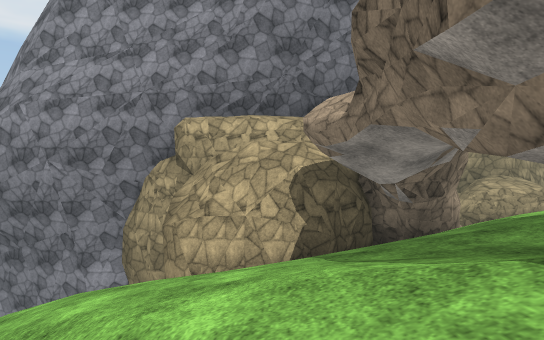
view 1 (above)

17 first-person views from a walk through a 3-D level made in the Unity game engine. The camera is 1.5 m above the floor, tilts 2° down and sees 75° across. The floor is counted in squares, 2 m on a side. Each view is taken from the middle of a square. On the plan, view 1 faces up. The plan holds only what a view shows up to about 11 squares ahead; the rest is blank. The place goes on beyond the plan. The player character is not drawn. Some surface patterns are stand-ins.

view 2
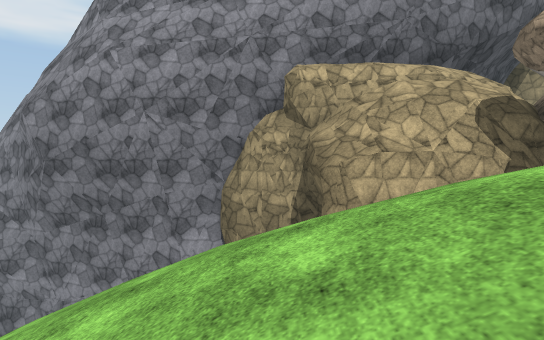

view 3
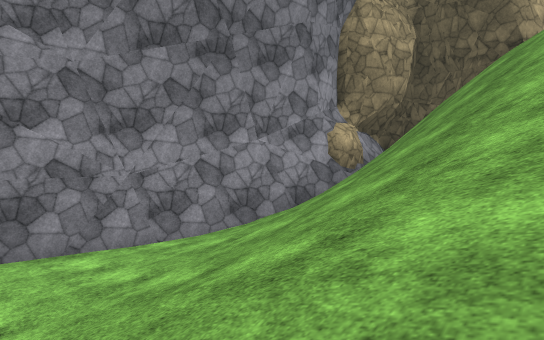

view 4
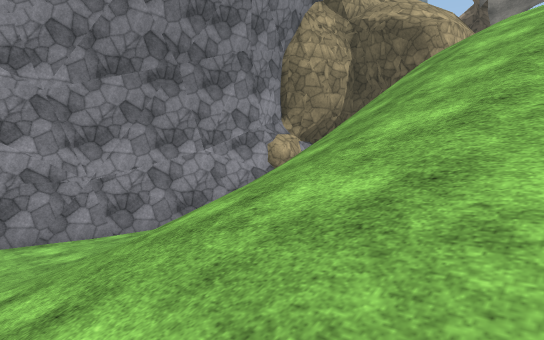

view 5
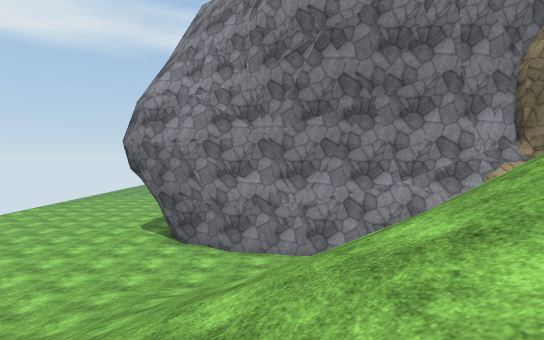

view 6
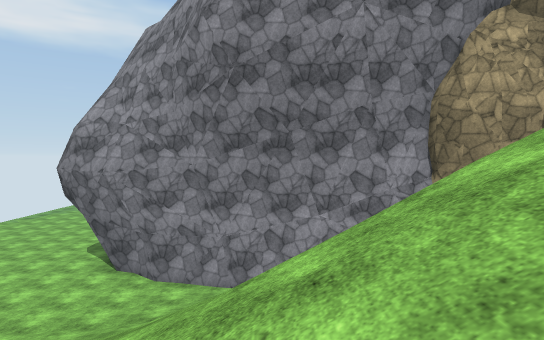

view 7
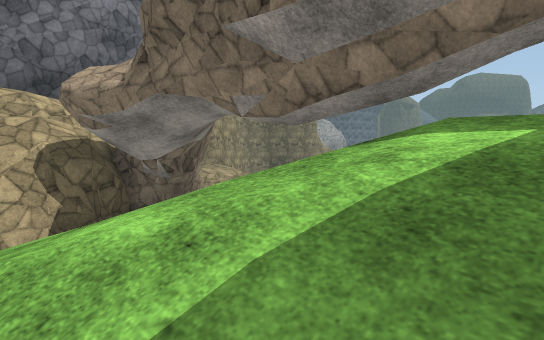

view 8
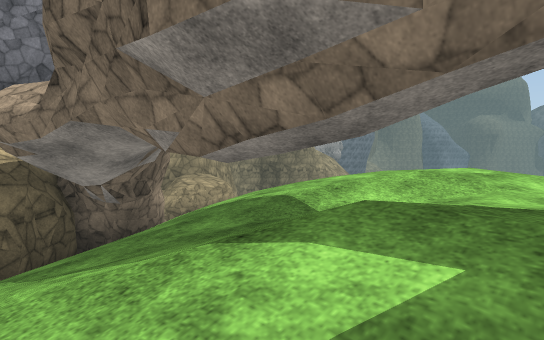

view 9
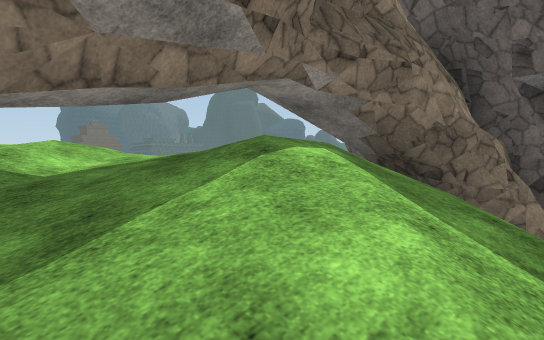

view 10
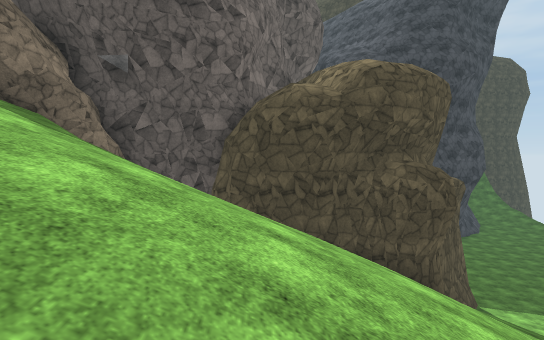

view 11
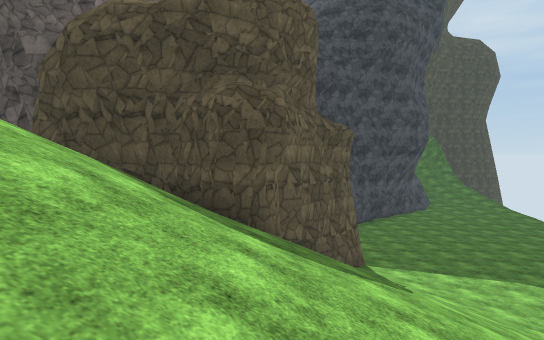

view 12
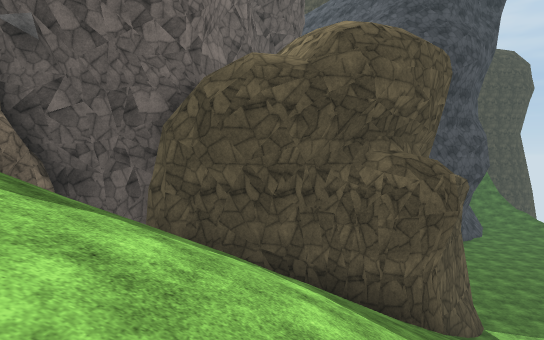

view 13
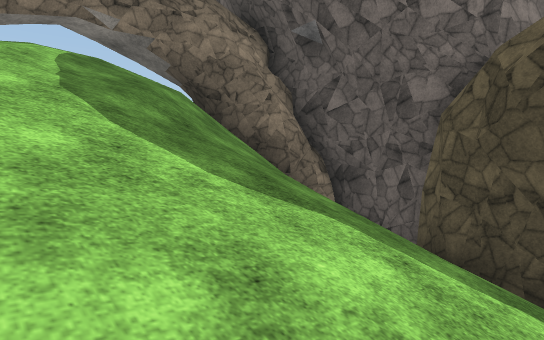

view 14
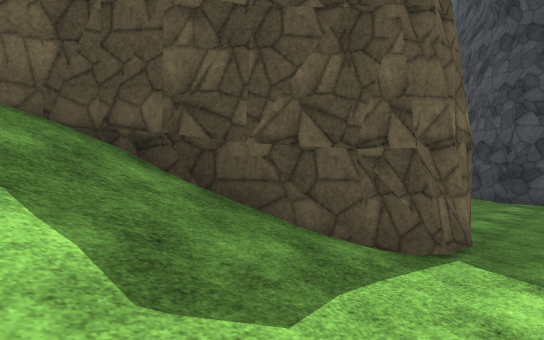

view 15
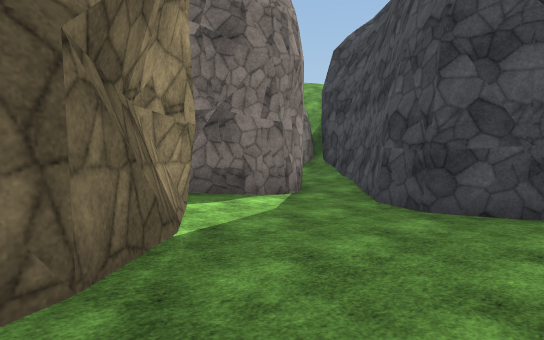

view 16
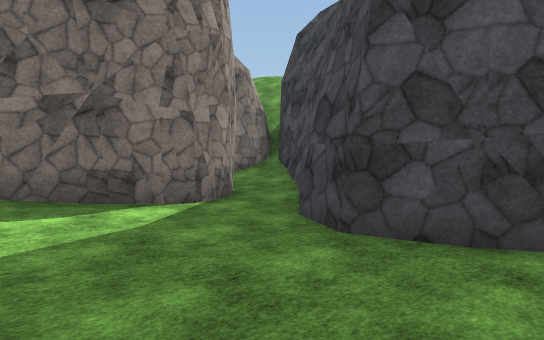

view 17
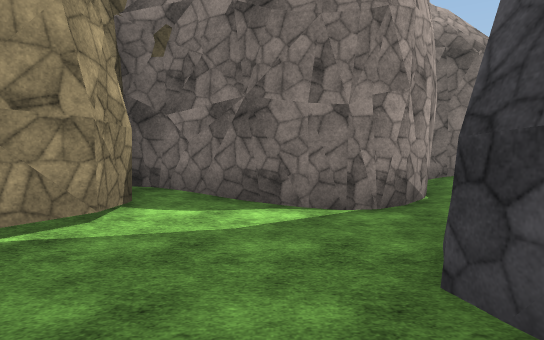

### Floor plan
Key: @ floor where view 1 was taken; # wall or solid block; . main floor; : floor 0.5 m higher than the main floor; + floor 0.75 m higher than the main floor; * floor 12.5 m higher than the main floor; % floor 12.75 m higher than the main floor; & floor 13.25 m higher than the main floor; / step, stairs or slope.
Columns run from 12 left of view 1 to 6 right of it. Each row starts with its distance up from view 1.
 12 ####
 11 ../####
 10 ..:://#####
  9 .://////  #
  8 +///////  #   ###
  7 ////////  ######/
  6 ////////  //// /
  5 /////////// /////
  4 /////////////////
  3 //////////////#/%%
  2   ////////////#*/%&
  1   ////////////#%/&%
  0  ///////////@/#%%
 -1 //////////////#
 -2 /////////  //##
 -3 /////#////  ##
 -4 +///######/ #
 -5 ://##    ####
 -6 .:##
 -7 ./#
 -8 ..#
 -9  .###
-10 ....###
-11 .....:#
-12 .....##
-13 ..#..#
-14 ####.#
-15    ###

Positions as (right, up) in squares from view 1, and headings:
1: (0, 0), facing up
2: (-3, 1), facing up
3: (-12, 5), facing up-right
4: (-12, 3), facing up-right
5: (-10, 2), facing up
6: (-8, 2), facing up
7: (-1, 0), facing up-right
8: (0, 0), facing up-right
9: (-1, 3), facing down-right
10: (-4, 5), facing down
11: (-8, 4), facing down
12: (-5, 3), facing down
13: (-5, 2), facing down-right
14: (-12, -3), facing down-right
15: (-12, -8), facing down-right
16: (-12, -10), facing down-right
17: (-12, -12), facing right
